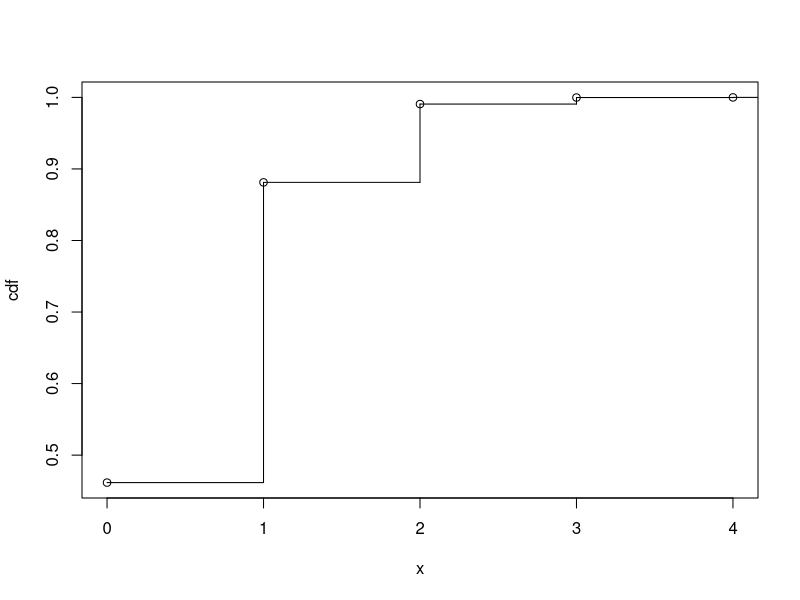

The R script that drew this image:
# Question 1
# a
w = sum(1:100)
x = 2 * w
y = x > 5e3
z = typeof( c(x, y) )

# b
x = -1:1
y = rep(1, 10)
z = mean(x * y)

# c
z = 10
f = function(input) {
  z = sqrt(input)
  return( z )
}
input = f(z * z)
output = f(input)

# d
start = 1
goal = 5^2
total = 0
while ( total <= goal ) {
  for ( i in 1:start ) {
    total = total + i 
  }
  start = start + 1
}
z = total

# e
start = list(x = TRUE, y = 'two', z = floor(pi) )
start$xyz = with(start, c(x, y, z) )
out = lapply(start, class)
z = unlist(out)

# f
x = rep(1:3, each = 3)
y = rep(1:3, 3)
dim(x) = dim(y) = c(3, 3)
z = t(x) %*% y
z = z[, 3]


# Question 2
x0 = 1:10000
y0 = x0 * pi / max(x0)
e0 = sum( abs( cos(y0)^2 + sin(y0)^2 - 1 ) )

x1 = 1:100000
y1 = x1 * pi / max(x1)
e1 = sum( abs( cos(y1)^2 + sin(y1)^2 - 1 ) )

z = floor( e1 / e0 )

# Question 3
# b, be, ad

# Question 4
twos = 0
threes = 0
for ( i in 1:10 ) {
  if ( i %% 2 == 0 ) {
    twos = twos + i # 2+4+6+8+10=30
  } else if ( i %% 3 == 0 ) {
    threes = threes + i # 3+9=12
  }
}

# Question 5
x = 0
for ( i in 1:10 ) {
  x = x + switch(1 + {i %% 3}, 1, 5, 10)
}

co = 0
for (i in 1:1000){
  if (sum(sample(c(0,1),size=10,replace = TRUE,prob=c(2/3,1/3)))>=2){
    co = co+1
  }
}

cdf = cumsum(c(0.4615946, 0.4196315, 0.1094691, 0.009122423, 0.0001824485))
x = 0:4
plot(x,cdf)
# lines(c(0,1), c(0.4615946,0.4615946))
for (i in 1:5){
  lines(c(i-1,i),c(cdf[i],cdf[i]))
  lines(c(i,i),c(cdf[i],cdf[i+1]))
}

